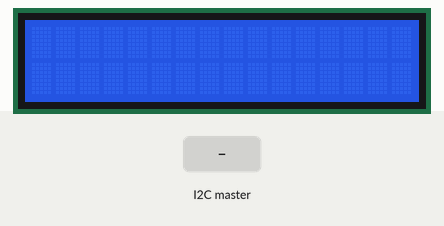
Simulated run of this sketch. Board: Arduino Uno, built with avr-gcc and run on an emulated ATmega328P. Shown: 16×2 character LCD. The test bench sets the inputs (shaded band). What the sketch prints to the serial monitor is not drawn.

Above: at 1.2 s.
1.3 s: the I2C master sends the byte 1
At 2.3 s:
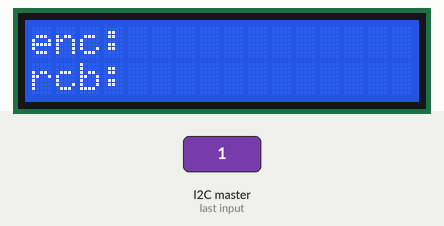
2.8 s: the I2C master sends the byte 2
4.3 s: the I2C master sends the byte 90
At 4.6 s:
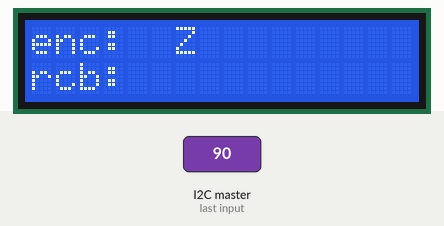
5.8 s: the I2C master sends the byte 200
At 7.0 s:
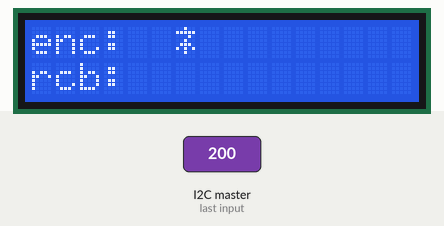
7.3 s: the I2C master sends the byte 0
At 8.1 s:
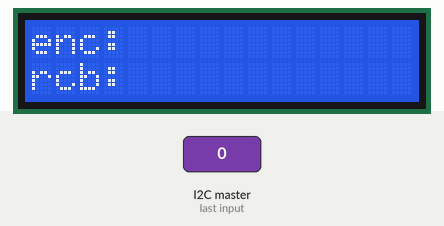
Timing chart, 0 to 9.8 s (numbered marks = the images above; inputs shaded):
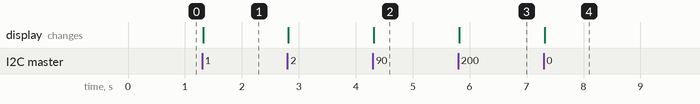

The sketch:

Esclavo4.ino
```cpp
//Nombre: Henry Lema
//Asignatura: Sistemas Embebidos
# include <Wire.h>
# include <LiquidCrystal.h>//libreria lcd
LiquidCrystal lcd = {13, 12, 11, 10, 9, 8};// pines de lcd

char data;                //variables y contadores
String encripta = "";
String recibe = "";
String supr="";
String reves = "";
int i=0;
int k=0;
int x=0;

void setup() {
  lcd.begin(16, 2);
  Wire.begin(1); //comunicacion maestro esclavo canal
  Wire.onReceive(recieveEvent);
  Serial.begin(9600);
}

void loop() {
 lcd.setCursor(0,1);
    lcd.print(encripta);
}
void recieveEvent(int bytes) {// metodo requerimiento de palabra
  encripta = "";
  lcd.clear();
  while (Wire.available()) {
    data = Wire.read();
    encripta.concat(data);
   // lcd.setCursor(0,1);
    //lcd.print(encripta);
    Serial.println(encripta);
    }
  for (x=recibe.length()-1;x>=0;x--){ //bucle invierte la cadena
    reves = reves + recibe.charAt(x)+x;//posicion
    delay(20);
    Serial.println(reves);  // invierte la cadena string

 if(x>recibe.length()){//compara la longitud de la cadena
  reves = "";
  x=0;
  i=0;
  }


  }
  for (k=encripta.length()-1;k>=0;k--){
    k--;
    supr = supr + encripta.charAt(k);
    Serial.println(supr);
    delay(10);
    }
    recibe=supr;


  lcd.setCursor(0, 0);// posicion impresion fila 0
  lcd.print("enc:");
  lcd.setCursor(6, 0);
  lcd.print(encripta);

  lcd.setCursor(0, 1); // posicion fila 1
  lcd.print("rcb:");
  lcd.setCursor(4 , 1);
  lcd.print(recibe);
  encripta = "";
  recibe = "";

 supr="";
 reves = "";
  //lcd.clear();

  //lcd.clear();

}
```

Measured:
- after the input at 1.3 s, the display: changes at once (image 1)
- after the input at 4.3 s, the display: changes at once (image 2)
- after the input at 5.8 s, the display: changes at once (image 3)
- after the input at 7.3 s, the display: changes at once (image 4)
